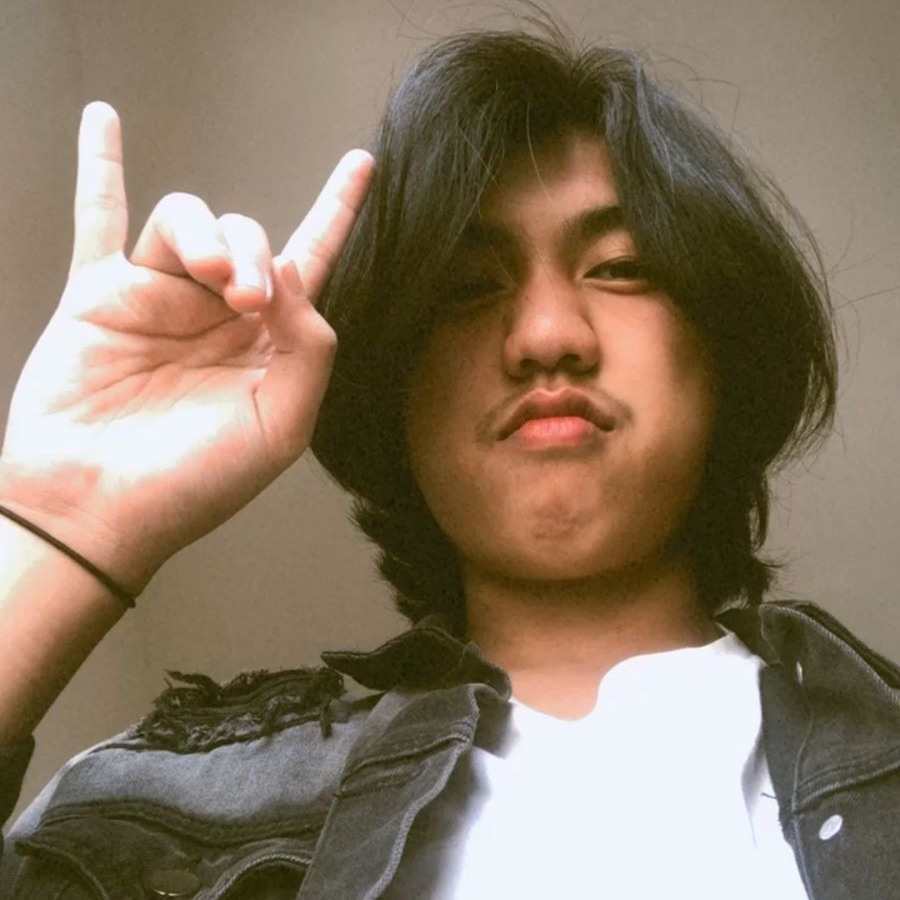
#> input picture muhfi.JPEG, 900 x 900 px, found by its file name
$ python no8.py
#> lines starting #> are read from the running program, lines starting #| are printed output that depends on the picture
import cv2

# Membaca gambar
image = cv2.imread('muhfi.jpeg')
#> image is the input picture: shape (900, 900, 3); mean B, G, R 99.8, 120.4, 137.7

# Konversi gambar ke ruang warna HSV
hsv = cv2.cvtColor(image, cv2.COLOR_BGR2HSV)
#> hsv: shape (900, 900, 3); mean H, S, V 31.5, 95.7, 139.1

# Memisahkan hue, saturation, dan value
hue = hsv[:,:,0]
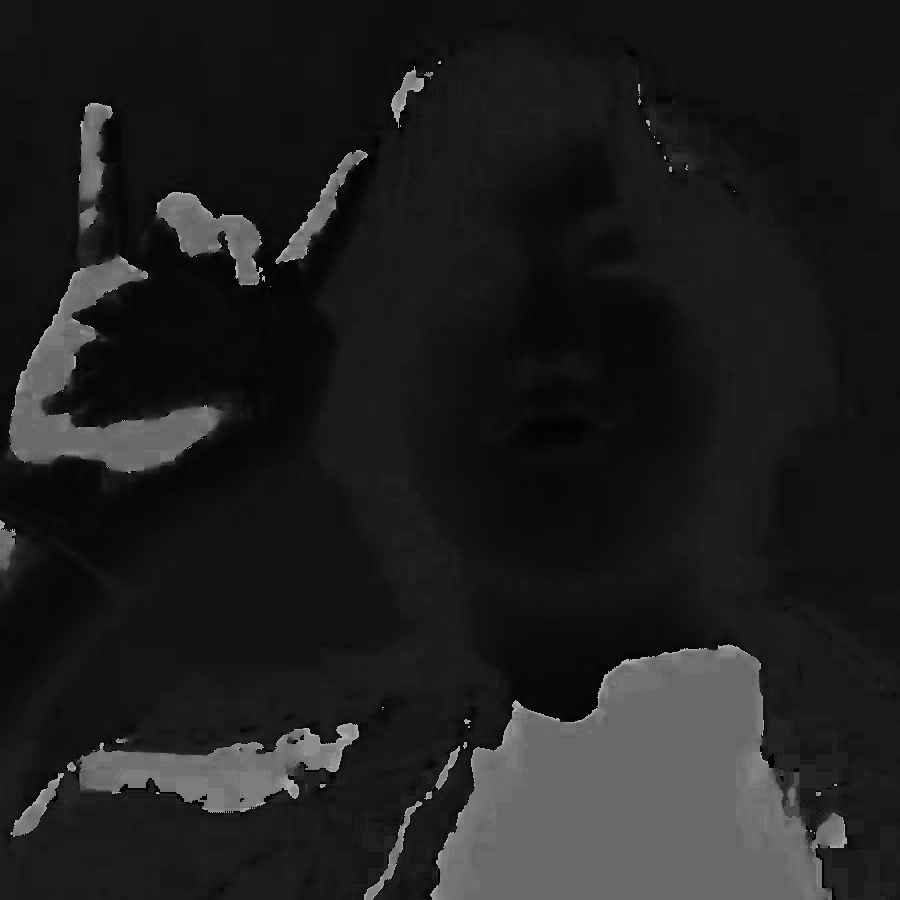
#> hue: shape (900, 900); min 0, max 179, mean 31.5
saturation = hsv[:,:,1]
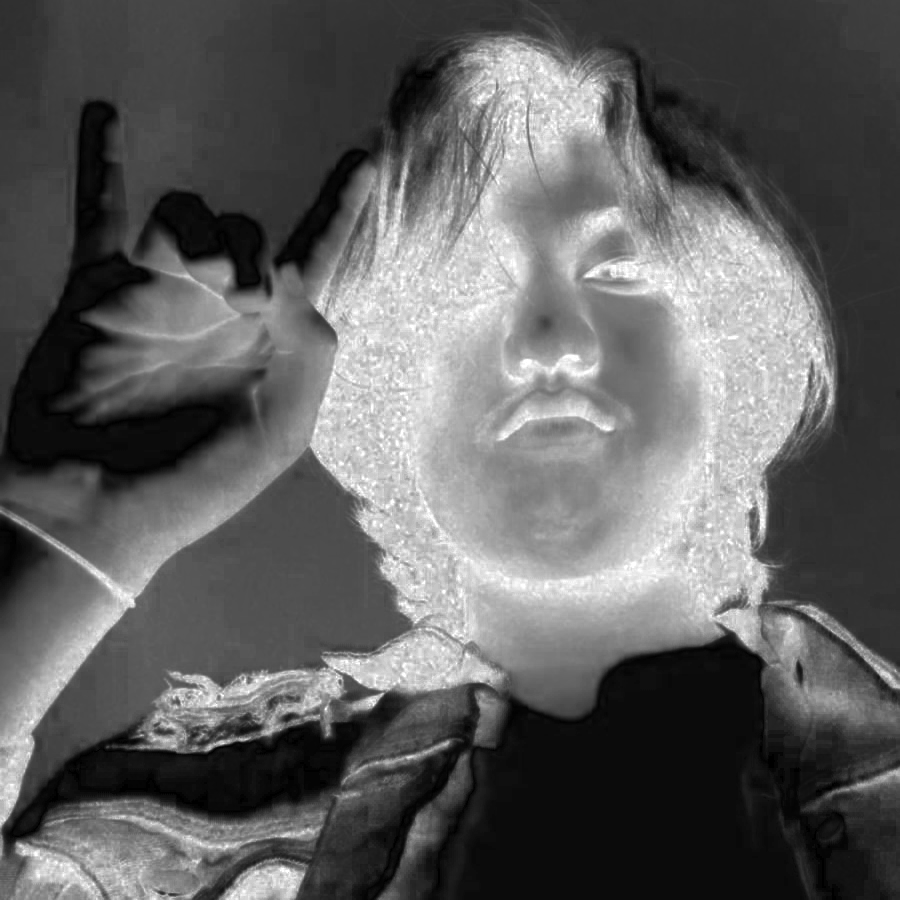
#> saturation: shape (900, 900); min 0, max 255, mean 95.7
value = hsv[:,:,2]
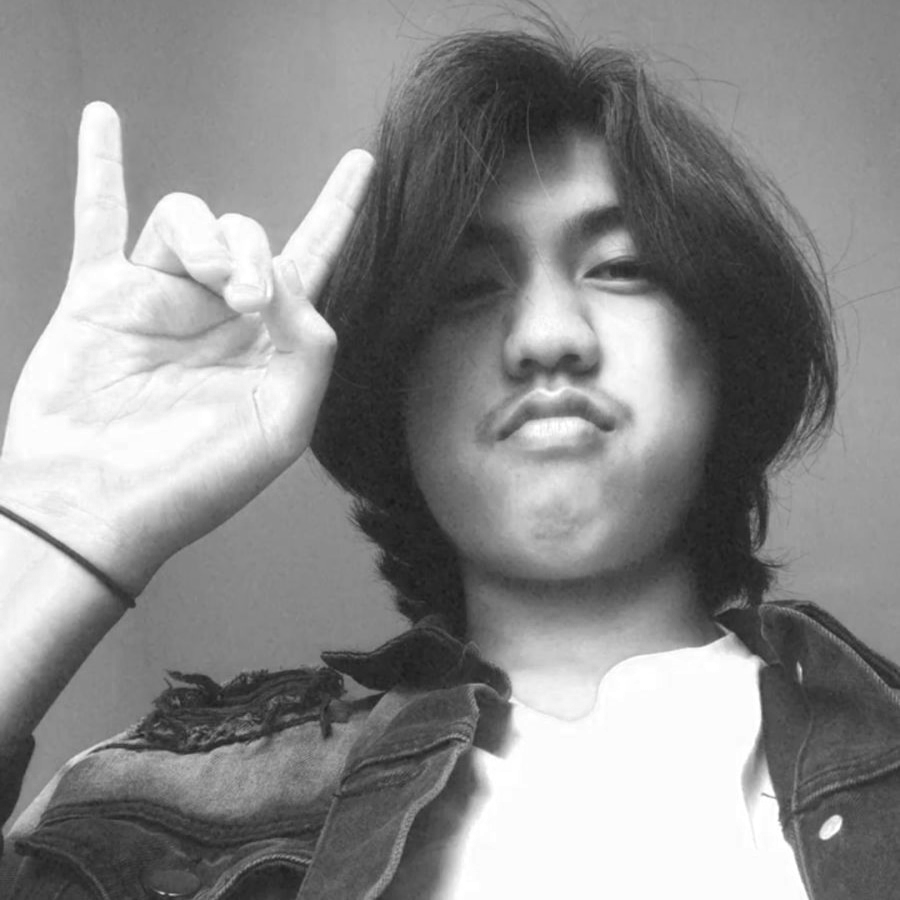
#> value: shape (900, 900); min 25, max 255, mean 139.1

# Menampilkan gambar hue, saturation, dan value
cv2.imshow('Hue', hue)
cv2.imshow('Saturation', saturation)
cv2.imshow('Value', value)

# Menunggu penekanan tombol untuk keluar
cv2.waitKey(0)

# Menutup jendela
cv2.destroyAllWindows()
